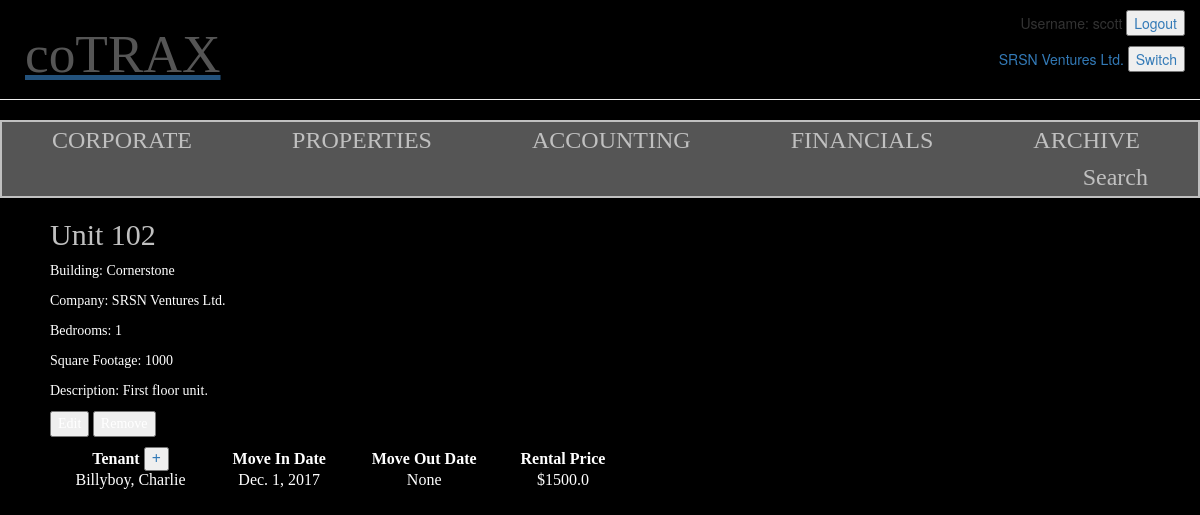
The app's page /1/properties/1/unit/28/ (signed in) with its own data.
### reco/models.py (models this page shows, shortened)
class Account_Holder(models.Model):
    name = models.CharField(max_length=100)
    entry_by = models.ForeignKey('auth.User',default='')
    address = models.CharField(max_length=200)
    city = models.CharField(max_length=50)
    province = models.ForeignKey('Province')
    postalcode = models.CharField(max_length=50)

class Units(models.Model):
    roomnumber = models.CharField(max_length=20)
    building = models.ForeignKey('Buildings')
    sqft = models.IntegerField()
    bedrooms = models.IntegerField(null=True)
    description = models.TextField(null=True)
    def __str__(self):
        return self.roomnumber

class Buildings(models.Model):
    owner = models.ForeignKey('Account_Holder',null=True)
    building_type = models.ForeignKey('Building_Category',default='')
    name = models.CharField(max_length=50)
    legal_description = models.CharField(max_length=200)
    address = models.CharField(max_length=100)
    city = models.CharField(max_length=50)
    province = models.ForeignKey('Province')
    postalcode = models.CharField(max_length=10)
    year_built = models.IntegerField()
    purchase_date = models.DateField(null=True)
    purchase_price = models.FloatField(null=True)
    def __str__(self):
        return self.name

class Tenants(models.Model):
    lname = models.CharField(max_length=100, null=True)
    fname = models.CharField(max_length=100, null=True)
    tenant_bday = models.DateField()
    building = models.ForeignKey('Buildings',default=None)
    unit = models.ForeignKey('Units')
    start_date = models.DateField(default=timezone.now)
    contract_renewal = models.DateField(default=timezone.now)
    moveout_date = models.DateField(null=True, blank=True)
    current_rent = models.FloatField()

### reco/views.py (the view)
# urls.py: url(r'^(?P<pk>[0-9]+)/properties/(?P<pk1>[0-9]+)/unit/(?P<pk2>[0-9]+)/$', views.unit_detail, name='unit_detail'),
@login_required
def unit_detail(request, pk, pk1, pk2):
    company = get_object_or_404(Account_Holder, pk=pk)
    unit = get_object_or_404(Units, pk=pk2)
    building = get_object_or_404(Buildings, pk=pk1)
    tenants = Tenants.objects.filter(unit__roomnumber=unit).order_by('-start_date')
    return render(request, 'reco/unit_detail.html', {'company':company, 'unit': unit, 'tenants': tenants, 'building': building})

### reco/templates/reco/unit_detail.html
{% extends 'reco/base.html' %}
{% block content %}
        <h2>Unit {{ unit }}</h2>
        <p>Building: <a href="{% url 'reco:building_detail' pk=company.id pk1=unit.building.id %}">{{ unit.building }}</p>
        <p>Company: <a href="{% url 'reco:company_home' pk=company.id %}">{{ company.name }}</p>
        <p>Bedrooms: {{ unit.bedrooms }}</p>
	<p>Square Footage: {{ unit.sqft }}</p>
	<p>Description: {{ unit.description }}</p>
	<p><button type="button"><a href="{% url 'reco:edit_unit' pk=company.id pk1=unit.building.id pk2=unit.id %}">Edit</button> <button type="button"><a href="{% url 'reco:remove_unit' pk=company.id pk1=unit.building.id pk2=unit.id %}">Remove</button></p>
	<table style="width:50%">
            <tr>
                <th>Tenant <button type="button"><a href="{% url 'reco:add_tenant' pk=company.id pk1=unit.building.id pk2=unit.id %}">+</button></th>
                <th>Move In Date</th>
                <th>Move Out Date</th>
                <th>Rental Price</th>
            </tr>
            {% for tenant in tenants %}
                <tr>
                    <td><a href="{% url 'reco:tenant_detail' pk=company.id pk1=unit.building.id pk2=unit.id pk3=tenant.id %}">{{ tenant.lname }}, {{ tenant.fname }}</td>
                    <td>{{ tenant.start_date }}</td>
                    <td>{{ tenant.moveout_date }}</td>
                    <td>${{ tenant.current_rent }}</td>
                </tr>
            {% endfor %}
        </table>
    {% endblock %}

### reco/templates/reco/base.html (shortened to what this page needs)
{% load staticfiles %}
<html>
    <head>
        <link rel="stylesheet" href="//maxcdn.bootstrapcdn.com/bootstrap/3.2.0/css/bootstrap.min.css">
        <link rel="stylesheet" href="//maxcdn.bootstrapcdn.com/bootstrap/3.2.0/css/bootstrap-theme.min.css">
        <link rel="stylesheet" href="{% static 'css/reco.css' %}">
    </head>
    <body>
            <div class="userbar">
                <ul>
                {% if user.is_authenticated %}
                    <li>Username: {{ user.username }} <button type="button"><a href="{% url 'logout' %}">Logout</button></li>
                    <li>{{ company.name }} <button type="button"><a href="{% url 'reco:company_select' %}">Switch</button></li>
                {% else %}
                    <li>Registered User? <button type="button"><a href="{% url 'login' %}">Login</button></li>
                    <li>New User? Register</li>
                {% endif %}
                </ul>
            </div>
        <div class="page-header">
            <h1>coTRAX</h1>
        </div>
        <div class="top-menu">
            <ul>
                <li><a href="{% url 'reco:company_home' pk=company.id %}">CORPORATE</li>
                <li><a href="{% url 'reco:buildings_list' pk=company.id %}">PROPERTIES</li>
                <li><a href="{% url 'reco:accounting_overview' pk=company.id %}">ACCOUNTING</li>
                <li><a href="{% url 'reco:financials_view' pk=company.id %}">FINANCIALS</li>
                <li><a href="{% url 'reco:archive_view' pk=company.id %}">ARCHIVE</li>
                <li style="float:right"><a href="http://google.com" </a>Search</li>
            </ul>
        </div>
	<div class="content">
            {% block content %}
            {% endblock %}
	</div>
   </body>
</html>

### reco/static/css/reco.css (style rules this page uses)
.page-header { background-color: #36454fk; margin-top: 0; padding: 5px 5px 5px 5px; }
.page-header h1, .page-header h1 a, .page-header h1 a:visited, .page-header h1 a:active { color: #555; font-size: 40pt; font-family: Verdana; margin-left: 20px; text-decoration: none; }
.userbar ul { list-style-type: none; margin: 0; padding: 0; float: right; background-color: black; width: 25%; }
.userbar li { text-align:right; padding-top: 10px; padding-bottom: 0px; padding-right:15px; }
body { background: black; }
.top-menu ul { list-style-type: none; margin: 0; padding: 0; overflow: hidden; background-color: #555; border: 2px solid silver; }
.top-menu li { float: left; }
.top-menu li a { display: block; font-family: Verdana; font: 18pt bold; color: silver; text-align: center; padding: 0px 50px; margin-top: 5px; margin-bottom: 5px; text-decoration: none; }
.content { margin-left: 50px; font-family: Verdana; color: white; }
.content p, .content p a { color: white; text-decoration: none; }
.content h2, .content h2 a { color: silver; font-family: Verdana; font: 16pt; text-decoration: none; }
th, td, td a { color: white; text-align: center; }

### records on screen
Account_Holder: name "SRSN Ventures Ltd."
Units: roomnumber "102", building "Cornerstone", bedrooms "1", sqft "1000", description "First floor unit."
Tenants: lname "Billyboy", fname "Charlie", start_date "Dec. 1, 2017", moveout_date "None", current_rent "1500.0"

### other values on screen
{{ user.username }} "scott"
